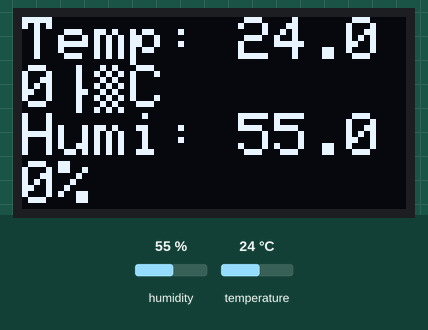
Simulated run of this sketch. Board: Arduino Uno, built with avr-gcc and run on an emulated ATmega328P. Parts: 128×64 one-colour display. The test bench sets the inputs (shaded band); at power-on: humidity 55 %, temperature 24 °C.

Above: at 5.7 s.
5.8 s: humidity set to 22 %
At 9.1 s:
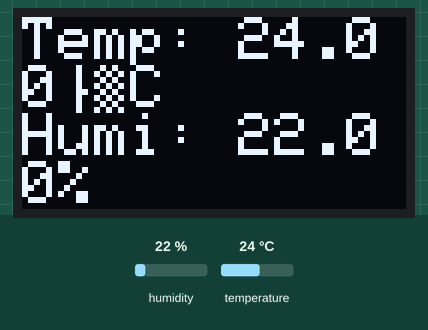
10.3 s: temperature set to 12 °C
At 12.2 s:
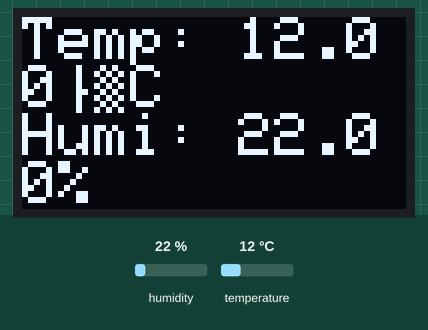
14.8 s: humidity set to 40 %
At 18.2 s:
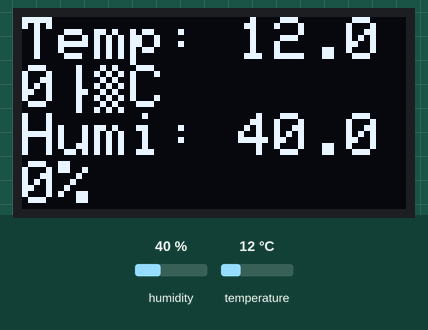
19.3 s: temperature set to 19 °C
At 21.3 s:
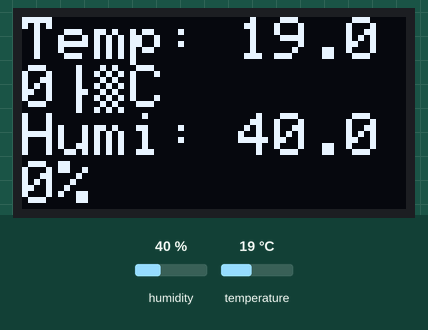
Timing chart, 0 to 22.8 s (numbered marks = the images above; inputs shaded):
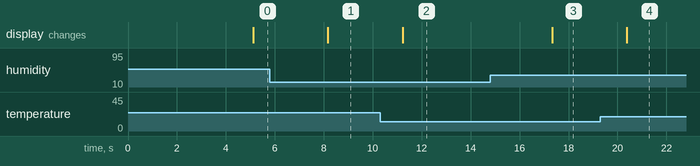

Measured:
- after the input at 5.8 s, the display: changes after 2.4 s (image 1)
- after the input at 10.3 s, the display: changes after 0.92 s (image 2)
- after the input at 14.8 s, the display: changes after 2.5 s (image 3)
- after the input at 19.3 s, the display: changes after 1.1 s (image 4)

The sketch:

sketch_DHT11.ino
```cpp
// 引入所需库
#include <Wire.h>
#include <Adafruit_GFX.h>
#include <Adafruit_SSD1306.h>
#include <DHT.h>
// OLED屏幕设置（0.96寸I2C版本，分辨率128x64）
#define SCREEN_WIDTH 128
#define SCREEN_HEIGHT 64
Adafruit_SSD1306 display(SCREEN_WIDTH, SCREEN_HEIGHT, &Wire, -1);

// 温湿度传感器设置
#define DHTPIN 2          // 传感器DATA引脚接Arduino数字2
#define DHTTYPE DHT11     // 传感器类型，DHT22可改为DHT22
DHT dht(DHTPIN, DHTTYPE);

void setup() {
  Serial.begin(9600);

  // 初始化OLED屏幕
  if(!display.begin(SSD1306_SWITCHCAPVCC, 0x3C)) { // I2C地址通常为0x3C或0x3D
    Serial.println(F("OLED初始化失败"));
    for(;;);
  }
  display.clearDisplay();
  display.setTextColor(SSD1306_WHITE);
  display.setTextSize(1);
  display.setCursor(0, 0);
  display.println(F("温湿度监测启动..."));
  display.display();
  delay(2000);

  // 初始化温湿度传感器
  dht.begin();
}

void loop() {
  // 读取温湿度数据（DHT传感器建议间隔2秒以上读取）
  delay(3000);
  float humidity = dht.readHumidity();
  float temperature = dht.readTemperature();

  // 检查数据是否有效
  if (isnan(humidity) || isnan(temperature)) {
    display.clearDisplay();
    display.setCursor(0, 0);
    display.println(F("读取传感器失败!"));
    display.display();
    return;
  }

  // 在OLED上显示数据
  display.clearDisplay();
  // 显示温度
  display.setTextSize(2);
  display.setCursor(0, 0);
  display.print(F("Temp: "));
  display.print(temperature);
  display.print(F("°C"));
  // 显示湿度
  display.setCursor(0, 32);
  display.print(F("Humi: "));
  display.print(humidity);
  display.print(F("%"));

  display.display(); // 刷新屏幕显示
}
```
